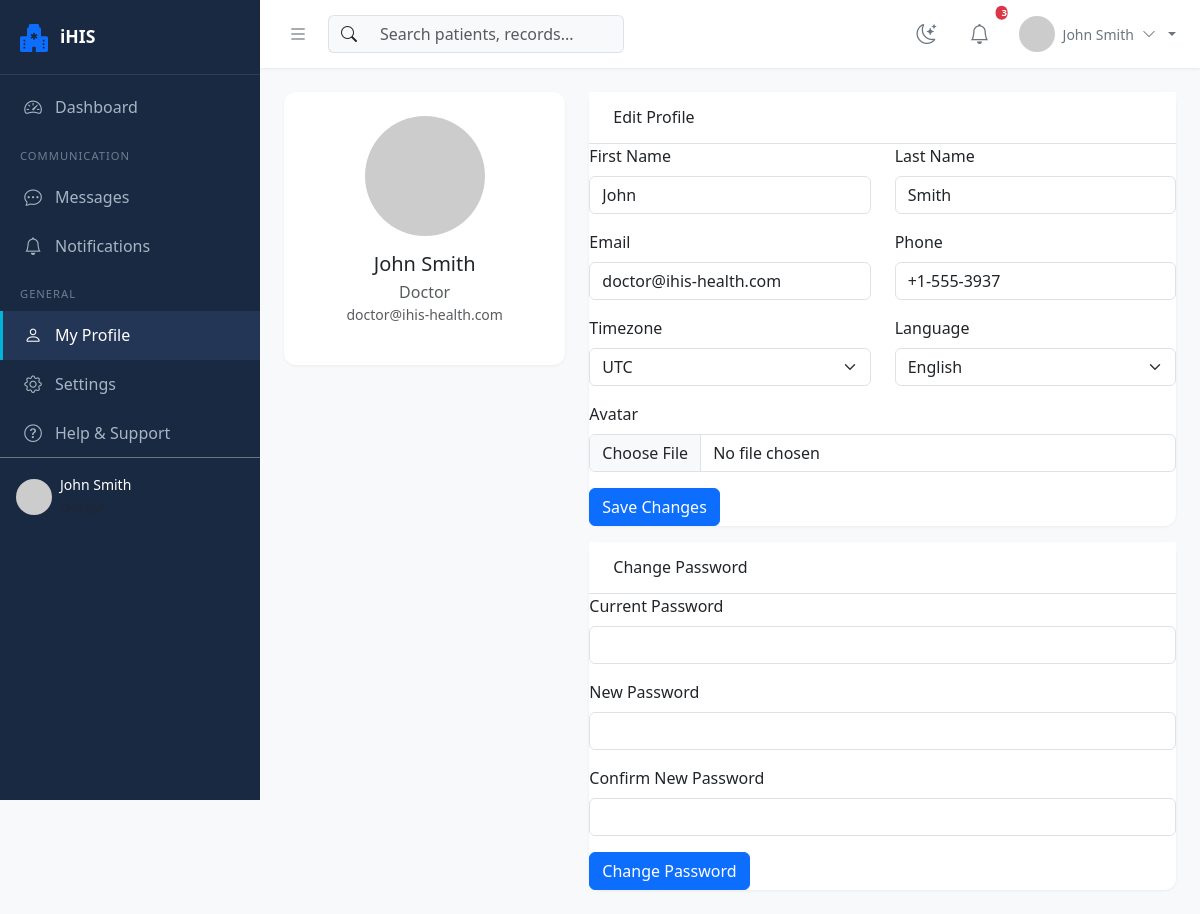
Page /auth/profile (signed in) on the committed database.
### models/user.py (models this page shows, shortened)
class User(UserMixin, db.Model):
    __tablename__ = 'users'
    id = db.Column(db.Integer, primary_key=True)
    username = db.Column(db.String(80), unique=True, nullable=False, index=True)
    email = db.Column(db.String(120), unique=True, nullable=False, index=True)
    password_hash = db.Column(db.String(255), nullable=False)
    first_name = db.Column(db.String(50), nullable=False)
    last_name = db.Column(db.String(50), nullable=False)
    phone = db.Column(db.String(20))
    role = db.Column(db.String(50), nullable=False, default='patient')  # patient, doctor, lab_tech, radiologist, pharmacist, dentist, therapist, nurse, receptionist, admin, superadmin
    role_id = db.Column(db.Integer, db.ForeignKey('roles.id'), nullable=True)
    avatar = db.Column(db.String(255), default='default_avatar.png')
    is_active = db.Column(db.Boolean, default=True)
    is_verified = db.Column(db.Boolean, default=False)
    last_login = db.Column(db.DateTime)
    last_login_ip = db.Column(db.String(45))
    mfa_enabled = db.Column(db.Boolean, default=False)
    mfa_secret = db.Column(db.String(255))
    password_changed_at = db.Column(db.DateTime, default=datetime.utcnow)
    failed_login_attempts = db.Column(db.Integer, default=0)
    locked_until = db.Column(db.DateTime)
    timezone = db.Column(db.String(50), default='UTC')
    language = db.Column(db.String(10), default='en')
    created_at = db.Column(db.DateTime, default=datetime.utcnow)
    updated_at = db.Column(db.DateTime, default=datetime.utcnow, onupdate=datetime.utcnow)
    is_deleted = db.Column(db.Boolean, default=False)
    role_ref = db.relationship('Role', backref=db.backref('users', lazy='dynamic'))
    audit_logs = db.relationship('AuditLog', backref='user', lazy='dynamic')
    notifications = db.relationship('Notification', backref='user', lazy='dynamic',
                                    foreign_keys='Notification.user_id')
    sent_messages = db.relationship('Message', backref='sender', lazy='dynamic',
                                    foreign_keys='Message.sender_id')
    def get_full_name(self):
        return f"{self.first_name} {self.last_name}"

### routes/auth.py (the view, shortened to what this page needs)
@auth_bp.route('/profile', methods=['GET', 'POST'])
@login_required
def profile():
    return render_template('auth/profile.html')

### app.py (called while the page is built)
@login_manager.user_loader
def load_user(user_id):
    from models.user import User
    return User.query.get(int(user_id))

### templates/auth/profile.html (shortened to what this page needs)
{% extends "dashboard_base.html" %}
{% block profile_active %}active{% endblock %}
{% block dashboard_content %}
<div class="row">
    <div class="col-lg-4">
        <div class="dashboard-card">
            <div class="card-body text-center py-4">
                <img src="{{ url_for('static', filename='uploads/avatars/' + current_user.avatar) }}"
                     class="rounded-circle mb-3" style="width:120px;height:120px;object-fit:cover;"
                     onerror="this.src='https://via.placeholder.com/120'" alt="Avatar">
                <h5 class="mb-1">{{ current_user.get_full_name() }}</h5>
                <p class="text-muted mb-0">{{ current_user.role|title }}</p>
                <p class="text-muted small">{{ current_user.email }}</p>
            </div>
        </div>
    </div>
    <div class="col-lg-8">
        <div class="dashboard-card">
            <div class="card-header bg-white py-3 px-4 border-bottom">
                <h6 class="mb-0">Edit Profile</h6>
            </div>
            <div class="card-body">
                <form method="POST" action="{{ url_for('auth.profile') }}" enctype="multipart/form-data">
                    <div class="row">
                        <div class="col-md-6 mb-3">
                            <label class="form-label">First Name</label>
                            <input type="text" class="form-control" name="first_name" value="{{ current_user.first_name }}">
                        </div>
                        <div class="col-md-6 mb-3">
                            <label class="form-label">Last Name</label>
                            <input type="text" class="form-control" name="last_name" value="{{ current_user.last_name }}">
                        </div>
                    </div>
                    <div class="row">
                        <div class="col-md-6 mb-3">
                            <label class="form-label">Email</label>
                            <input type="email" class="form-control" name="email" value="{{ current_user.email }}">
                        </div>
                        <div class="col-md-6 mb-3">
                            <label class="form-label">Phone</label>
                            <input type="tel" class="form-control" name="phone" value="{{ current_user.phone or '' }}">
                        </div>
                    </div>
                    <div class="row">
                        <div class="col-md-6 mb-3">
                            <label class="form-label">Timezone</label>
                            <select class="form-select" name="timezone">
                                <option value="UTC" {{ 'selected' if current_user.timezone == 'UTC' else '' }}>UTC</option>
                            </select>
                        </div>
                        <div class="col-md-6 mb-3">
                            <label class="form-label">Language</label>
                            <select class="form-select" name="language">
                                <option value="en" {{ 'selected' if current_user.language == 'en' else '' }}>English</option>
                            </select>
                        </div>
                    </div>
                    <div class="mb-3">
                        <label class="form-label">Avatar</label>
                        <input type="file" class="form-control" name="avatar" accept="image/*">
                    </div>
                    <button type="submit" class="btn btn-primary">Save Changes</button>
                </form>
            </div>
        </div>
        <div class="dashboard-card mt-3">
            <div class="card-header bg-white py-3 px-4 border-bottom">
                <h6 class="mb-0">Change Password</h6>
            </div>
            <div class="card-body">
                <form method="POST" action="{{ url_for('auth.change_password') }}">
                    <div class="mb-3">
                        <label class="form-label">Current Password</label>
                        <input type="password" class="form-control" name="current_password" required>
                    </div>
                    <div class="mb-3">
                        <label class="form-label">New Password</label>
                        <input type="password" class="form-control" name="new_password" required minlength="8">
                    </div>
                    <div class="mb-3">
                        <label class="form-label">Confirm New Password</label>
                        <input type="password" class="form-control" name="confirm_password" required minlength="8">
                    </div>
                    <button type="submit" class="btn btn-primary">Change Password</button>
                </form>
            </div>
        </div>
    </div>
</div>
{% endblock %}

### templates/base.html (shortened to what this page needs)
<!DOCTYPE html>
<html lang="en" data-bs-theme="light">
<head>
    <link href="https://cdn.jsdelivr.net/npm/bootstrap@5.3.2/dist/css/bootstrap.min.css" rel="stylesheet">
    <link href="https://cdn.jsdelivr.net/npm/bootstrap-icons@1.11.1/font/bootstrap-icons.css" rel="stylesheet">
</head>
<body>
    {% if current_user.is_authenticated %}
    <nav class="sidebar" id="sidebar">
        <div class="sidebar-brand">
            <i class="bi bi-hospital-fill text-primary fs-3"></i>
            <h4>iHIS</h4>
        </div>
        <div class="mt-2">
            {% block sidebar_menu %}{% endblock %}
        </div>
        <div class="mt-auto p-3 border-top border-secondary">
            <div class="d-flex align-items-center gap-2">
                <img src="{{ url_for('static', filename='uploads/avatars/' + current_user.avatar) }}"
                     class="user-avatar" alt="Avatar"
                     onerror="this.src='https://via.placeholder.com/36'">
                <div class="sidebar-user-info">
                    <small class="text-white d-block">{{ current_user.get_full_name() }}</small>
                    <small class="text-muted">{{ current_user.role|title }}</small>
                </div>
            </div>
        </div>
    </nav>
    <div class="main-content" id="mainContent">
        <nav class="top-navbar">
            <div class="d-flex align-items-center gap-3">
                <button class="toggle-btn" onclick="toggleSidebar()">
                    <i class="bi bi-list"></i>
                </button>
                <div class="search-bar d-none d-md-block">
                    <div class="input-group">
                        <span class="input-group-text"><i class="bi bi-search"></i></span>
                        <input type="text" class="form-control" placeholder="Search patients, records...">
                    </div>
                </div>
            </div>
            <div class="d-flex align-items-center gap-3">
                <button class="toggle-btn" onclick="toggleDarkMode()" title="Toggle dark mode">
                    <i class="bi bi-moon-stars" id="darkModeIcon"></i>
                </button>
                <div class="dropdown notification-dropdown">
                    <a class="btn btn-link position-relative text-secondary" href="#" role="button" data-bs-toggle="dropdown">
                        <i class="bi bi-bell fs-5"></i>
                        <span class="position-absolute top-0 start-100 translate-middle badge rounded-pill bg-danger notification-badge">
                            3
                        </span>
                    </a>
                </div>
                <div class="dropdown user-menu">
                    <a class="dropdown-toggle" href="#" role="button" data-bs-toggle="dropdown">
                        <img src="{{ url_for('static', filename='uploads/avatars/' + current_user.avatar) }}"
                             class="user-avatar" alt=""
                             onerror="this.src='https://via.placeholder.com/36'">
                        <span class="d-none d-md-block small">{{ current_user.get_full_name() }}</span>
                        <i class="bi bi-chevron-down small"></i>
                    </a>
                </div>
            </div>
        </nav>
        <div class="content-area">
            {% block content %}{% endblock %}
        </div>
    </div>
    {% else %}
    {% block public_content %}{% endblock %}
    {% endif %}
</body>
</html>

### templates/base.html (style rules this page uses)
:root { --sidebar-width: 260px; --sidebar-collapsed: 60px; --primary-color: #2c5aa0; --primary-dark: #1e3f75; --secondary-color: #6c757d; --accent-color: #00b4d8; --success-color: #28a745; --danger-color: #dc3545; --warning-color: #ffc107; --info-color: #17a2b8; --bg-sidebar: #1a2942; --bg-sidebar-hover: #243656; --bg-light: #f8f9fa; --text-sidebar: #a8b5c4; --text-sidebar-active: #ffffff; }
* { margin: 0; padding: 0; box-sizing: border-box; }
body { font-family: 'Segoe UI', system-ui, -apple-system, sans-serif; background-color: var(--bg-light); min-height: 100vh; }
.sidebar { position: fixed; top: 0; left: 0; width: var(--sidebar-width); height: 100vh; background: var(--bg-sidebar); color: var(--text-sidebar); transition: all 0.3s ease; z-index: 1000; overflow-y: auto; overflow-x: hidden; }
.sidebar-brand { padding: 1rem 1.25rem; border-bottom: 1px solid rgba(255,255,255,0.1); display: flex; align-items: center; gap: 0.75rem; }
.sidebar-brand h4 { color: white; margin: 0; font-size: 1.1rem; font-weight: 600; white-space: nowrap; }
.main-content { margin-left: var(--sidebar-width); transition: all 0.3s ease; min-height: 100vh; }
.top-navbar { background: white; padding: 0.75rem 1.5rem; box-shadow: 0 1px 3px rgba(0,0,0,0.08); display: flex; align-items: center; justify-content: space-between; position: sticky; top: 0; z-index: 100; }
.toggle-btn { background: none; border: none; color: var(--secondary-color); font-size: 1.25rem; cursor: pointer; padding: 0.25rem; }
.search-bar { max-width: 400px; width: 100%; }
.search-bar .input-group-text { background: var(--bg-light); border-right: none; }
.search-bar input { background: var(--bg-light); border-left: none; }
.notification-badge { position: absolute; top: 0; right: 0; font-size: 0.6rem; padding: 0.15rem 0.4rem; }
.user-avatar { width: 36px; height: 36px; border-radius: 50%; object-fit: cover; }
.user-menu .dropdown-toggle { display: flex; align-items: center; gap: 0.5rem; text-decoration: none; color: var(--secondary-color); }
.content-area { padding: 1.5rem; }
.dashboard-card { background: white; border: none; border-radius: 12px; box-shadow: 0 1px 3px rgba(0,0,0,0.06); transition: all 0.2s; }

### rows in the picture
User: get_full_name "John Smith", role "Doctor", email "doctor@ihis-health.com", first_name "John", last_name "Smith", phone "+1-555-3937"
